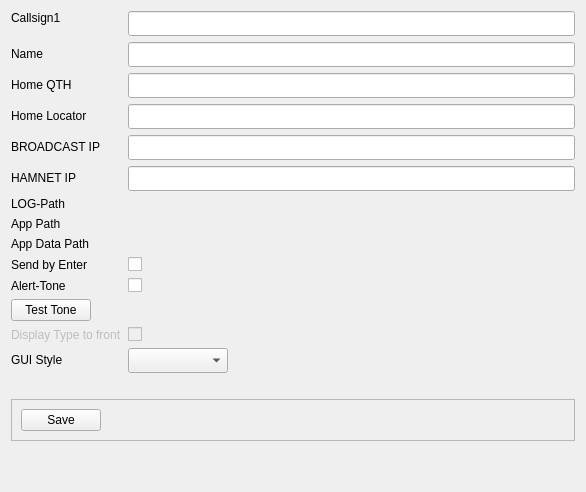
      <widget class="QWidget" name="tabSetup">
       <attribute name="title">
        <string>Setup</string>
       </attribute>
       <layout class="QVBoxLayout" name="verticalLayout_11">
        <item>
         <layout class="QFormLayout" name="formLayout_2">
          <property name="sizeConstraint">
           <enum>QLayout::SetDefaultConstraint</enum>
          </property>
          <property name="fieldGrowthPolicy">
           <enum>QFormLayout::AllNonFixedFieldsGrow</enum>
          </property>
          <item row="0" column="0">
           <widget class="QLabel" name="label">
            <property name="sizePolicy">
             <sizepolicy hsizetype="Preferred" vsizetype="Fixed">
              <horstretch>2</horstretch>
              <verstretch>0</verstretch>
             </sizepolicy>
            </property>
            <property name="text">
             <string>Callsign1</string>
            </property>
           </widget>
          </item>
          <item row="0" column="1">
           <widget class="QLineEdit" name="lineEditCall">
            <property name="sizePolicy">
             <sizepolicy hsizetype="Expanding" vsizetype="Fixed">
              <horstretch>0</horstretch>
              <verstretch>0</verstretch>
             </sizepolicy>
            </property>
            <property name="minimumSize">
             <size>
              <width>0</width>
              <height>25</height>
             </size>
            </property>
            <property name="sizeIncrement">
             <size>
              <width>0</width>
              <height>25</height>
             </size>
            </property>
            <property name="baseSize">
             <size>
              <width>0</width>
              <height>25</height>
             </size>
            </property>
           </widget>
          </item>
          <item row="1" column="0">
           <widget class="QLabel" name="label_2">
            <property name="text">
             <string>Name</string>
            </property>
           </widget>
          </item>
          <item row="1" column="1">
           <widget class="QLineEdit" name="lineEditName">
            <property name="sizePolicy">
             <sizepolicy hsizetype="Expanding" vsizetype="MinimumExpanding">
              <horstretch>0</horstretch>
              <verstretch>0</verstretch>
             </sizepolicy>
            </property>
            <property name="minimumSize">
             <size>
              <width>0</width>
              <height>25</height>
             </size>
            </property>
            <property name="baseSize">
             <size>
              <width>0</width>
              <height>25</height>
             </size>
            </property>
           </widget>
          </item>
          <item row="2" column="0">
           <widget class="QLabel" name="label_3">
            <property name="text">
             <string>Home QTH</string>
            </property>
           </widget>
          </item>
          <item row="2" column="1">
           <widget class="QLineEdit" name="lineEditQTH">
            <property name="sizePolicy">
             <sizepolicy hsizetype="Expanding" vsizetype="MinimumExpanding">
              <horstretch>0</horstretch>
              <verstretch>0</verstretch>
             </sizepolicy>
            </property>
            <property name="minimumSize">
             <size>
              <width>0</width>
              <height>25</height>
             </size>
            </property>
            <property name="baseSize">
             <size>
              <width>0</width>
              <height>25</height>
             </size>
            </property>
           </widget>
          </item>
          <item row="3" column="0">
           <widget class="QLabel" name="label_5">
            <property name="text">
             <string>Home Locator</string>
            </property>
           </widget>
          </item>
          <item row="3" column="1">
           <widget class="QLineEdit" name="lineEditLocator">
            <property name="enabled">
             <bool>true</bool>
            </property>
            <property name="sizePolicy">
             <sizepolicy hsizetype="Expanding" vsizetype="MinimumExpanding">
              <horstretch>0</horstretch>
              <verstretch>0</verstretch>
             </sizepolicy>
            </property>
            <property name="minimumSize">
             <size>
              <width>0</width>
              <height>25</height>
             </size>
            </property>
            <property name="baseSize">
             <size>
              <width>0</width>
              <height>25</height>
             </size>
            </property>
           </widget>
          </item>
          <item row="5" column="0">
           <widget class="QLabel" name="label_15">
            <property name="text">
             <string>BROADCAST IP</string>
            </property>
           </widget>
          </item>
          <item row="5" column="1">
           <widget class="QLineEdit" name="lineEditServerIP">
            <property name="sizePolicy">
             <sizepolicy hsizetype="Expanding" vsizetype="MinimumExpanding">
              <horstretch>0</horstretch>
              <verstretch>0</verstretch>
             </sizepolicy>
            </property>
            <property name="minimumSize">
             <size>
              <width>0</width>
              <height>25</height>
             </size>
            </property>
            <property name="baseSize">
             <size>
              <width>0</width>
              <height>25</height>
             </size>
            </property>
           </widget>
          </item>
          <item row="6" column="0">
           <widget class="QLabel" name="label_19">
            <property name="text">
             <string>HAMNET IP</string>
            </property>
           </widget>
          </item>
          <item row="6" column="1">
           <widget class="QLineEdit" name="lineEditHamnetIP">
            <property name="sizePolicy">
             <sizepolicy hsizetype="Expanding" vsizetype="MinimumExpanding">
              <horstretch>0</horstretch>
              <verstretch>0</verstretch>
             </sizepolicy>
            </property>
            <property name="minimumSize">
             <size>
              <width>0</width>
              <height>25</height>
             </size>
            </property>
            <property name="baseSize">
             <size>
              <width>0</width>
              <height>25</height>
             </size>
            </property>
           </widget>
          </item>
          <item row="7" column="0">
           <widget class="QLabel" name="label_16">
            <property name="enabled">
             <bool>true</bool>
            </property>
            <property name="text">
             <string>LOG-Path</string>
            </property>
           </widget>
          </item>
          <item row="7" column="1">
           <widget class="QLabel" name="labelLogPath">
            <property name="text">
             <string/>
            </property>
           </widget>
          </item>
          <item row="8" column="0">
           <widget class="QLabel" name="label_33">
            <property name="text">
             <string>App Path</string>
            </property>
           </widget>
          </item>
          <item row="8" column="1">
           <widget class="QLabel" name="labelAppPath">
            <property name="text">
             <string/>
            </property>
           </widget>
          </item>
          <item row="9" column="0">
           <widget class="QLabel" name="label_34">
            <property name="text">
             <string>App Data Path</string>
            </property>
           </widget>
          </item>
          <item row="9" column="1">
           <widget class="QLabel" name="labelAppDataPath">
            <property name="text">
             <string/>
            </property>
           </widget>
          </item>
          <item row="10" column="0">
           <widget class="QLabel" name="label_7">
            <property name="text">
             <string>Send by Enter</string>
            </property>
           </widget>
          </item>
          <item row="10" column="1">
           <widget class="QCheckBox" name="checkBoxSendByEnter">
            <property name="text">
             <string/>
            </property>
           </widget>
          </item>
          <item row="11" column="0">
           <widget class="QLabel" name="label_6">
            <property name="text">
             <string>Alert-Tone </string>
            </property>
           </widget>
          </item>
          <item row="11" column="1">
           <widget class="QCheckBox" name="checkBoxAlertTone">
            <property name="text">
             <string/>
            </property>
           </widget>
          </item>
          <item row="12" column="0">
           <widget class="QPushButton" name="pushButtonTone">
            <property name="text">
             <string>Test Tone</string>
            </property>
           </widget>
          </item>
          <item row="14" column="0">
           <widget class="QLabel" name="label_4">
            <property name="enabled">
             <bool>false</bool>
            </property>
            <property name="text">
             <string>Display Type to front</string>
            </property>
           </widget>
          </item>
          <item row="14" column="1">
           <widget class="QCheckBox" name="checkBox">
            <property name="enabled">
             <bool>false</bool>
            </property>
            <property name="text">
             <string/>
            </property>
           </widget>
          </item>
          <item row="15" column="0">
           <widget class="QLabel" name="label_20">
            <property name="text">
             <string>GUI Style</string>
            </property>
           </widget>
          </item>
          <item row="15" column="1">
           <widget class="QComboBox" name="comboBoxGuiStyle">
            <property name="sizePolicy">
             <sizepolicy hsizetype="Preferred" vsizetype="MinimumExpanding">
              <horstretch>0</horstretch>
              <verstretch>0</verstretch>
             </sizepolicy>
            </property>
            <property name="minimumSize">
             <size>
              <width>0</width>
              <height>25</height>
             </size>
            </property>
            <property name="maximumSize">
             <size>
              <width>100</width>
              <height>25</height>
             </size>
            </property>
            <property name="baseSize">
             <size>
              <width>0</width>
              <height>25</height>
             </size>
            </property>
           </widget>
          </item>
         </layout>
        </item>
        <item>
         <widget class="QLabel" name="labelSaveState">
          <property name="baseSize">
           <size>
            <width>0</width>
            <height>25</height>
           </size>
          </property>
          <property name="font">
           <font>
            <pointsize>9</pointsize>
            <weight>75</weight>
            <bold>true</bold>
           </font>
          </property>
          <property name="text">
           <string/>
          </property>
         </widget>
        </item>
        <item>
         <widget class="QFrame" name="frame_2">
          <property name="frameShape">
           <enum>QFrame::StyledPanel</enum>
          </property>
          <property name="frameShadow">
           <enum>QFrame::Raised</enum>
          </property>
          <layout class="QHBoxLayout" name="horizontalLayout">
           <item>
            <widget class="QPushButton" name="pushButtonSave">
             <property name="text">
              <string>Save</string>
             </property>
            </widget>
           </item>
           <item>
            <spacer name="horizontalSpacer">
             <property name="orientation">
              <enum>Qt::Horizontal</enum>
             </property>
             <property name="sizeHint" stdset="0">
              <size>
               <width>464</width>
               <height>20</height>
              </size>
             </property>
            </spacer>
           </item>
          </layout>
         </widget>
        </item>
        <item>
         <spacer name="verticalSpacer">
          <property name="orientation">
           <enum>Qt::Vertical</enum>
          </property>
          <property name="sizeHint" stdset="0">
           <size>
            <width>20</width>
            <height>40</height>
           </size>
          </property>
         </spacer>
        </item>
       </layout>
      </widget>
